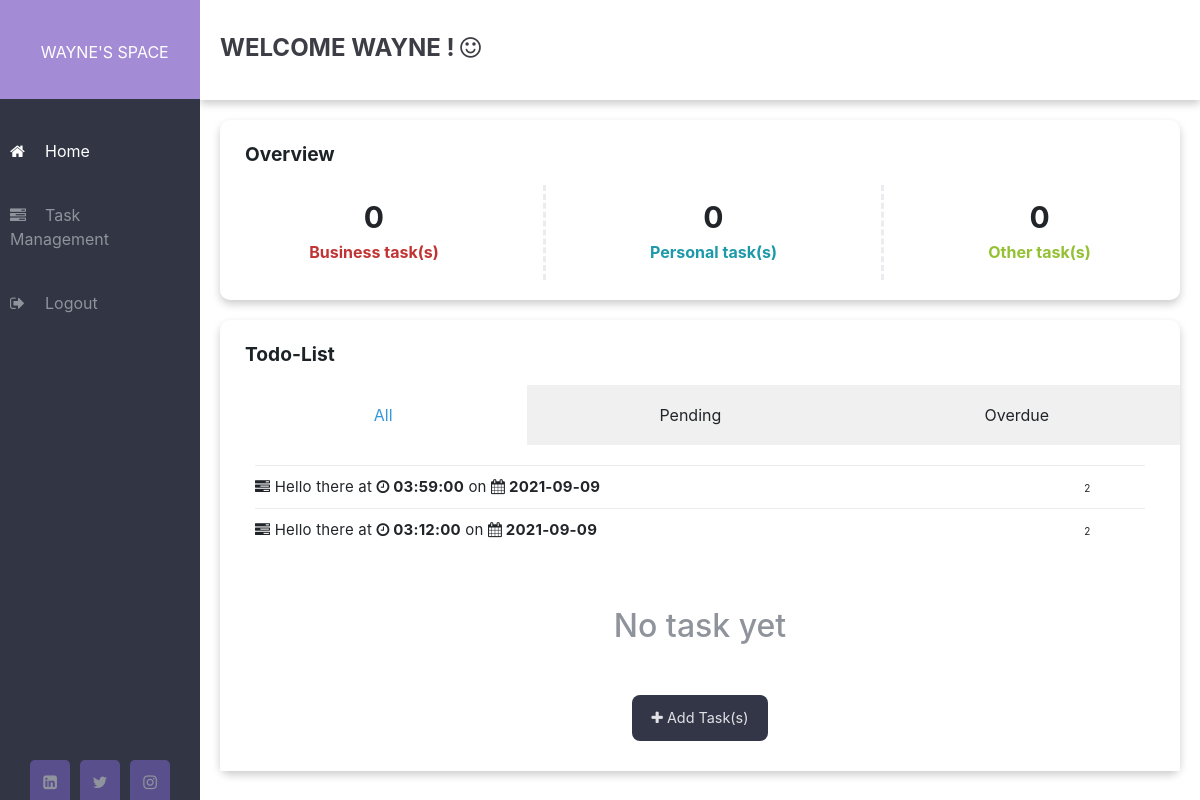
Screenshot of /home (signed in) with the database file from the repository.
### Todolist/auth/models.py (models this page shows, shortened)
class User(UserMixin, db.Model):
    __tablename__ = 'user'
    id = db.Column(db.Integer, primary_key=True)
    username = db.Column(db.String(64), index=True, unique=True)
    email = db.Column(db.String(120), index=True, unique=True)
    password_hash = db.Column(db.String(128))
    todo = db.relationship('Todo', backref='author', lazy='dynamic')

### Todolist/task/models.py (models this page shows, shortened)
class Category(db.Model):
    id = db.Column(db.Integer, primary_key=True)
    name = db.Column(db.String(20))

### Todolist/models.py (models this page shows, shortened)
class Todo(db.Model):
    id = db.Column(db.Integer, primary_key=True)
    title = db.Column(db.String(140))
    date = db.Column(db.Date())
    time = db.Column(db.Time())
    category= db.Column(db.String, db.ForeignKey('category.name'))
    user_id = db.Column(db.Integer, db.ForeignKey('user.id'))

### Todolist/home/views.py (the view)
@home.route('/home')
@login_required
def homepage():
    user = current_user
    todo= Todo.query.filter_by(author=user)
    date= datetime.now()
    now= date.strftime("%Y-%m-%d")
    category1 = Category.query.get(1)
    category2 = Category.query.get(2)
    category3 = Category.query.get(3)
    Task_ID_Business = Todo.query.filter_by(category= "Business", author=user)
    Task_ID_Personal = Todo.query.filter_by(category= "Personal", author=user)
    Task_ID_Other = Todo.query.filter_by(category= "Other", author=user)
    no_of_Task_ID_Business=Task_ID_Business.count()
    no_of_Task_ID_Personal=Task_ID_Personal.count()
    no_of_Task_ID_Other=Task_ID_Other.count()
    return render_template('home/home.html', title='Home Page',
                            todo=todo, no_of_business_tasks=no_of_Task_ID_Business,
                            no_of_other_tasks= no_of_Task_ID_Other,
                            no_of_personal_tasks=no_of_Task_ID_Personal,
                            category_i=category1, category_ii=category2,
                            category_iii=category3, DateNow = now)

### Todolist/auth/models.py (called while the page is built)
@login.user_loader
def load_user(id):
    return User.query.get(int(id))

### Todolist/home/templates/home/home.html (shortened to what this page needs)
{% extends "base.html" %}
{% block content %}
    <div class="main_content">
        <div class="welcome">
                 <span class="welcome-text"> Welcome <span class="user">{{current_user.username }}</span> <span class="exclamation-mark">!</span> <i class="fa fa-smile-o" aria-hidden="true"></i></span>
        </div>
        <div class="category-card">
                <p class="heading">Overview</p>
                <div class="row">
                    <div class="category category1">
                        <span id="count"> {{no_of_business_tasks}} </span>
                        <p><strong class="cat1"> {{category_i.name}} task(s)</strong></p>
                    </div>
                    <div class="vl"></div>
                    <div class="category category2">
                        <span id="count"> {{no_of_personal_tasks}} </span>
                        <p><strong class="cat2">{{category_ii.name}} task(s)</strong></p>
                    </div>
                    <div class="vl"></div>
                    <div class="category category3">
                         <span id="count"> {{no_of_other_tasks}} </span>
                        <p><strong class="cat3">{{category_iii.name}} task(s)</strong></p>
                    </div>
                </div>
        </div>
        <div class="task-card">
            <p class="heading">Todo-List</p>
          <div class="tabs effect-1">
			<span>All</span>
			<span>Pending</span>
			<span>Overdue</span>
			<div class="tab-content">
				<section id="tab-item-1">
                    <ul class="taskList">
                        {% for todo in todo %}
                                <li class="currentTaskItem">
                                    <i class="fa fa-tasks" aria-hidden="true"></i>
                                    <span  id=TaskDone class="complete- taskDone">{{ todo.title }}</span>
                                    <span class="taskDone" >at</span>
                                    <strong class="taskDone"><i class="fa fa-clock-o"></i> {{ todo.time }}</strong>
                                    <span class="taskDone" >on</span>
                                    <strong class=" taskDatee taskDone"><i class="fa fa-calendar"></i> {{ todo.date }}</strong>
                                    <span class="categoryy-{{ todo.category }}">{{ todo.category }}</span>
                                </li>
                        {% endfor %}
                    </ul>
				</section>
                {% if no_of_other_tasks == 0 and no_of_business_tasks == 0 and no_of_personal_tasks == 0 %}
                <div class="No-task">
                    <h2>No task yet</h2>
                </div>
                <div class="Addtask">
                    <a href="{{url_for('task.tasks')}}" class="btn btn-primary"> <i class="fa fa-plus icon"></i>  <span class="Add">Add Task(s) </span> </a>
                </div>
                 {% endif %}
			</div>
          </div>
        </div>
   </div>
{% endblock content %}

### Todolist/templates/sidebar.html (shortened to what this page needs)
<div id="mySidebar" class="sidebar">
  <div class="top-sidebar">
    &nbsp;{{current_user.username}}'s Space
  </div>
  <ul>
    <li><a class=" {% if request.url_rule.endpoint == 'home.homepage' %} active {% endif %}" href="{{url_for('home.homepage')}}"><i class="fa fa-home"></i>Home</a></li>
    <li><a class=" {% if request.url_rule.endpoint == 'task.tasks' %} active {% endif %}" href="{{url_for('task.tasks')}}"><i class="fa fa-tasks"></i>Task Management</a></li>
    <li><a href="{{url_for('auth.logout')}}"><i class="fa fa-sign-out"></i>Logout</a></li>
  </ul>
  <div class="social_media">
    <a href="https://www.linkedin.com/in/faruq-abdulsalam-b2847b160/"><i class="fa fa-linkedin-square"></i></a>
    <a href="https://twitter.com/_Ace_II/"><i class="fa fa-twitter"></i></a>
    <a href="https://www.instagram.com/faruq.t/"><i class="fa fa-instagram"></i></a>
  </div>
</div>

### Todolist/static/styles.css (style rules this page uses)
*, *:before, *:after { -webkit-box-sizing: border-box; -moz-box-sizing: border-box; box-sizing: border-box; }
body { padding: 0; margin: 0; font-family: 'Nunito', sans-serif; list-style: none; text-decoration: none; min-height: 100vh; overflow-x: hidden; }
ul { list-style-type: none; }
.wrapper .sidebar { width: 200px; height: 100%; background: #313544; padding-left: 0px; padding-right: 0px; padding-bottom: 30px; position: fixed; overflow-x: hidden; }
.wrapper .sidebar .top-sidebar { color: #fff; background: #a48bd5; margin-bottom: 20px; padding: 40px 0px 35px 5px; text-transform: uppercase; text-align: center; }
.wrapper .sidebar ul { padding-left: 0px; }
.wrapper .sidebar ul li { padding: 20px 20px 20px 10px; }
.wrapper .sidebar ul li .active { color: #fff; }
.wrapper .sidebar ul li a { color: #8f939b; display: block; }
.wrapper .sidebar ul li a .fa { width: 35px; }
.wrapper .sidebar .social_media { position: absolute; bottom: 0; left: 50%; transform: translateX(-50%); display: flex; }
.wrapper .sidebar .social_media a { display: block; width: 40px; background: #594f8d; height: 40px; line-height: 45px; text-align: center; margin: 0 5px; color: #8f939b; border-top-left-radius: 5px; border-top-right-radius: 5px; }
.wrapper .main_content, .wrapper .task_content { width: 100%; margin-left: 200px; }
.wrapper .main_content .welcome, .wrapper .task_content .welcome { box-shadow: 0 4px 8px 0 rgba(0,0,0,0.2); transition: 0.3s; width: 100%; height:100px; padding: 30px 0px 0px 20px; margin-bottom: 20px; }
.welcome-text { color: #3d3d46; text-transform: uppercase; font-size: 1.5rem; font-weight: bold; }
.Addtask, .displayTasks { text-align: center; }
.Addtask .btn { color: #e2e1e6; background-color: #323647; padding: .75rem 1.2rem; border-radius: .5rem; text-decoration: none; font-size: .9rem; outline: none; border: none; cursor: pointer; margin-bottom: 10px; }
.row { display: flex; justify-content: space-evenly; text-align: center; margin-right: 10px; margin-left: 10px; }
.category-card { box-shadow: 0 4px 8px 0 rgba(0,0,0,0.2); margin: 0px 20px; border-radius: 10px; }
.category { padding: 10px 0px 0px 0px; margin-bottom: 20px; }
.vl { border-left: 3px dashed #ebecf0; height: 95px; }
.category1 { padding-left: 10%; padding-right: 10%; }
.category2 { padding-left: 10%; padding-right: 10%; }
.category3 { padding-left: 10%; padding-right: 10%; }
.category1 .cat1 { color: #C13434; }
.category2 .cat2 { color: #1D99AA; }
.category3 .cat3 { color: #94C134; }
.heading { color: #1c2327; margin-left: 25px; padding-top: 20px; font-weight: bold; font-size: larger; }
#count { font-weight: bold; font-size: 30px; }
.task-card { box-shadow: 0 4px 8px 0 rgba(0,0,0,0.2); margin: 20px 20px; border-radius: 10px; }
.taskList { padding: 0 15px; padding-bottom: 5px; }
.currentTaskItem, .overdueTaskItem { border-top: 1px solid #ebecf0; padding: 10px 0; font-size: 15px; letter-spacing: 0.2px; }
.taskList .taskDatee { text-transform: uppercase; }
[class*='categoryy-'] { font-size: 10px; vertical-align: middle; padding: 5px; width: 75px; float: right; text-align: center; border-radius: 15px; font-weight: normal; text-transform: uppercase; margin-right: 20px; }
.No-task { text-align: center; color:#8f939b; margin-top: 50px; margin-bottom: 50px; }
.btn { color: #e2e1e6 !important; background-color: rgb(50, 54, 71) !important; padding: .75rem 1.5rem; border-radius: .5rem; text-decoration: none; font-size: .9rem; outline: none; border: none !important; cursor: pointer; }
.tabs { background: #fff; position: relative; }
.tabs > input, .tabs > span { width: 20%; height: 60px; line-height: 60px; position: absolute; top: 0; }
.tabs > span { background: #f0f0f0; text-align: center; overflow: hidden; }
.tabs > span i, .tabs > span { -webkit-transition: all .5s; -moz-transition: all .5s; -o-transition: all .5s; transition: all .5s; }
.tabs > input:checked + span { background: #fff; }
.tabs > input:checked + span, .tabs > input:hover + span { color: #3498DB; }
#tab-1, #tab-1 + span { left: 0; width:34%; }
#tab-2, #tab-2 + span { left: 32%; width:34%; }
#tab-3, #tab-3 + span { left: 66%; width:34%; }
.tab-content { padding: 80px 20px 20px; width: 100%; min-height: 200px; }
.tab-content section { width: 100%; display: none; }
#tab-1:checked ~ .tab-content #tab-item-1 { display: block; }
.effect-1 > input:checked + span { background: #fff; }

### rows the page displays
User: username "WAYNE"
Category: name "Business"
Category: name "Personal"
Category: name "Other"
Todo: title "Hello there", time "03:59:00", date "2021-09-09", category "2"
Todo: title "Hello there", time "03:12:00", date "2021-09-09", category "2"

### other values shown
{{ no_of_business_tasks }} "0"
{{ no_of_personal_tasks }} "0"
{{ no_of_other_tasks }} "0"
